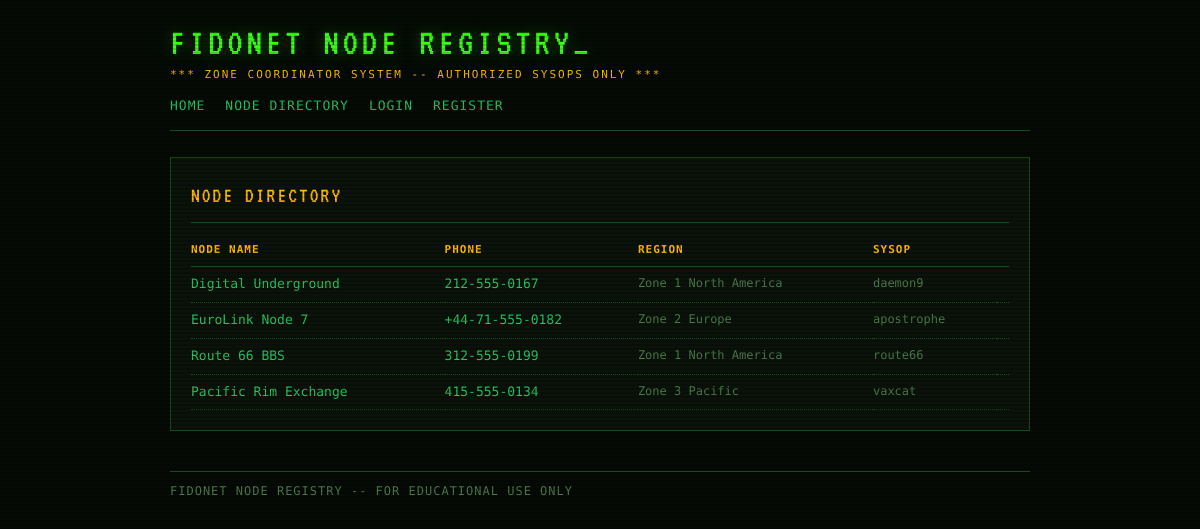
/directory, run on an earlier commit of the app's database.
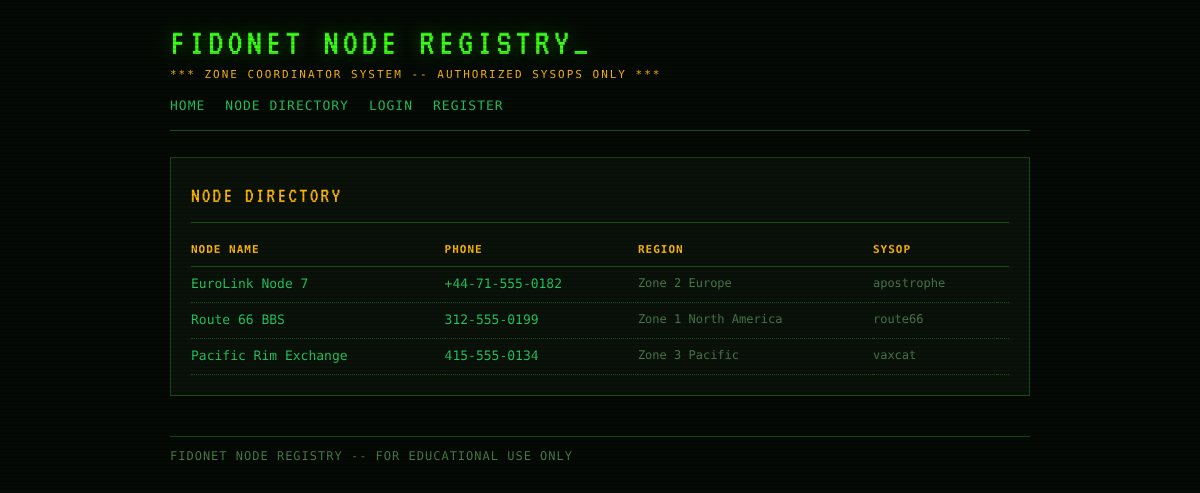
And on a later commit of the database.
### tables this page shows
CREATE TABLE nodes (
            id INTEGER PRIMARY KEY AUTOINCREMENT,
            name TEXT NOT NULL,
            phone TEXT,
            region TEXT,
            description TEXT,
            owner_id INTEGER NOT NULL
        );

CREATE TABLE users (
            id INTEGER PRIMARY KEY AUTOINCREMENT,
            username TEXT UNIQUE NOT NULL,
            password_hash TEXT NOT NULL,
            role TEXT NOT NULL DEFAULT 'user',
            region TEXT,
            joined INTEGER
        );

### app.py (the view)
@app.route('/directory')
def directory():
    current = get_current_user(request)
    all_nodes = node_repo.get_all()
    return render_template('directory.html', nodes=all_nodes, current_user=current)

### app.py (called while the page is built)
def get_current_user(req):
    token = req.cookies.get('bbs_token')
    if not token:
        return None
    return sessions.get(token)

    def fetchall(self, query, params=()):
        cursor = self._conn.cursor()
        cursor.execute(query, params)
        return cursor.fetchall()

    def get_all(self):
        return self._db.fetchall("""
            SELECT n.*, u.username AS owner_username
            FROM nodes n JOIN users u ON n.owner_id = u.id
            ORDER BY n.id
        """)

### templates/directory.html (shortened to what this page needs)
{% extends "base.html" %}
{% block content %}
<div class="panel">
  <div class="panel-title">NODE DIRECTORY</div>
  {% if nodes %}
    <table class="data-table">
      <thead>
        <tr>
          <th>NODE NAME</th>
          <th>PHONE</th>
          <th>REGION</th>
          <th>SYSOP</th>
          <th></th>
        </tr>
      </thead>
      <tbody>
        {% for node in nodes %}
        <tr>
          <td class="name"><a href="{{ url_for('node_view', node_id=node.id) }}">{{ node.name }}</a></td>
          <td class="phone">{{ node.phone }}</td>
          <td class="meta">{{ node.region }}</td>
          <td class="meta">{{ node.owner_username }}</td>
          <td class="meta">
          </td>
        </tr>
        {% endfor %}
      </tbody>
    </table>
  {% else %}
    <p style="color:var(--grey);">NO NODES REGISTERED.</p>
  {% endif %}
</div>
{% endblock %}

What changed in the data, as far as the page shows it:
removed nodes: name "Digital Underground", phone "212-555-0167", region "Zone 1 North America", owner_username "daemon9"
